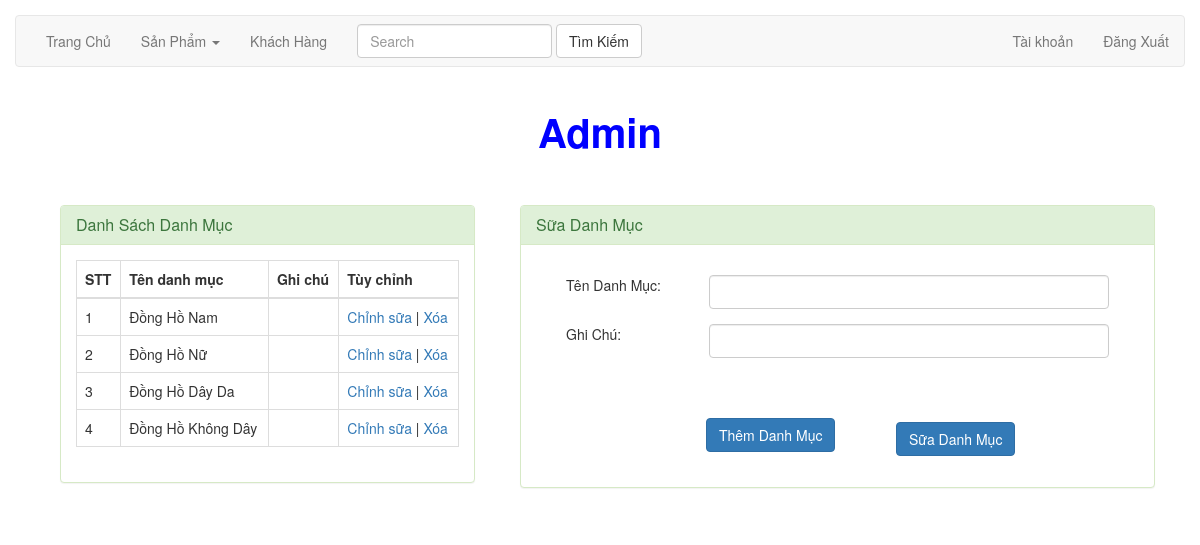
Page /project_PHP/view/category/view_category.php (signed in) on the earlier database version.
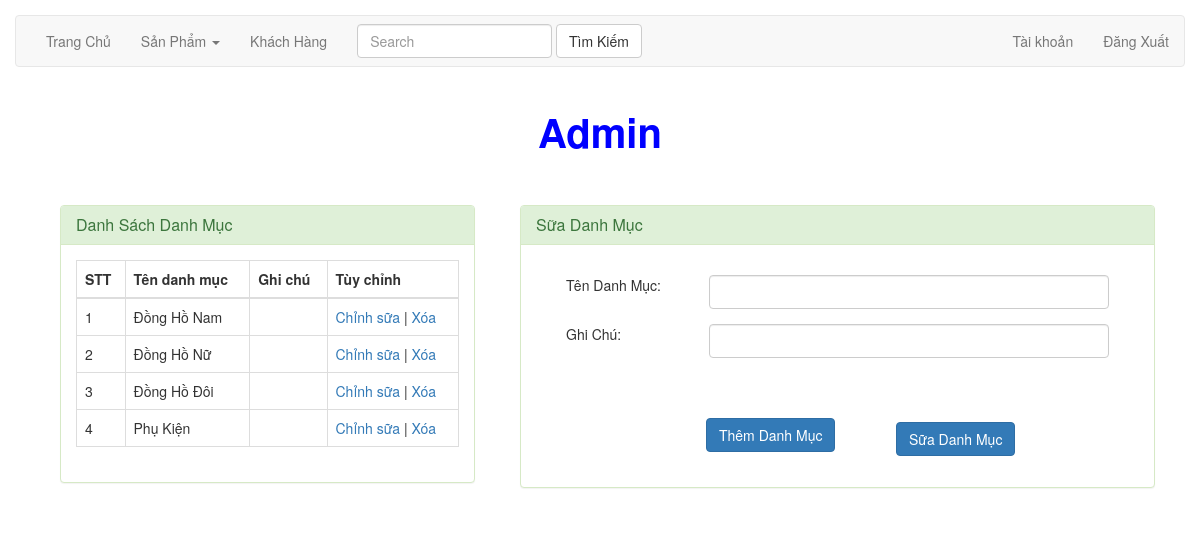
Same page on the later database version.
### tables this page shows
create table if not exists category (
id int(11) not null auto_increment,
cat_name varchar(255) not null,
note text,
primary key(id)
);

### project_PHP/model/database.php (called while the page is built, shortened)
<?php
class database{
    private $host = "localhost:3307";
    private $db_name = "db";
    private $username = "root";
    private $password = "";
    public $conn;
    function __construct(){
        $this->conn =  mysqli_connect($this->host,$this->username, $this->password, $this->db_name);
        if($this->conn === false){
            echo("ERROR: kết nối thất bại " . mysqli_connect_error());
        }else{
            mysqli_set_charset($this->conn, 'UTF8');
        }
        return $this->conn;
    }
    public function display($table)
    {
        $sql = 'SELECT * FROM '. $table;
        $data = null;
        if($result = mysqli_query($this->conn,$sql)){
            while($row = mysqli_fetch_array($result)){
                $data[] = $row;
            }
            return $data;
        }
        else
            $arr = 0;
        return  $arr;
    }
}
?>

### project_PHP/view/category/view_category.php (the view, shortened to what the changed rows need)
<!DOCTYPE html>
<html>
<head>
  <link rel="stylesheet" href="https://cdnjs.cloudflare.com/ajax/libs/font-awesome/4.7.0/css/font-awesome.min.css">
  <link rel="stylesheet" href="css/style.css">
  <link rel="stylesheet" href="https://maxcdn.bootstrapcdn.com/bootstrap/3.3.7/css/bootstrap.min.css">
  <link rel="stylesheet" href="css/responsive.css">
</head>
<body>
    <?php
        $db=new category;
        $arr=$db->display("category");
    ?>
  <div class="container">
       <div class="col-xs-5 col-sm-5 col-md-5 col-lg-5">
          <div class="row">
          <div style ="margin-top:20px;" class="panel panel-success">
              <div class="panel-body">
              <table class="table table-hover table-bordered">
                  <thead>
                    <tr>
                      <th>STT</th>
                      <th>Tên danh mục</th>
                      <th>Ghi chú</th>
                      <th>Tùy chỉnh</th>
                    </tr>
                  </thead>
                  <tbody>
                    <?php $count=0; foreach ($arr as $key=> $value) { $count ++; ?>
                    <tr>
                      <td>
                        <?php echo $count; ?>
                      </td>
                      <td>
                        <?php echo $value[ 'cat_name']; ?>
                      </td>
                      <td>
                      </td>
                      <td>
                          <a href="view_category.php?idCate=<?php echo $value['id']; ?>">Chỉnh sữa</a> |
                          <a href="view_category.php?idCateDelete=<?php echo $value['id']; ?>">Xóa</a>
                      </td>
                    </tr>
                    <?php
                    }
                    ?>
                  </tbody>
                </table>
              </div>
          </div>
            </div>
       </div>
    </div>
</body>
</html>

Differences in the rows shown:
changed category: cat_name "Đồng Hồ Dây Da" → "Đồng Hồ Đôi"
changed category: cat_name "Đồng Hồ Không Dây" → "Phụ Kiện"
